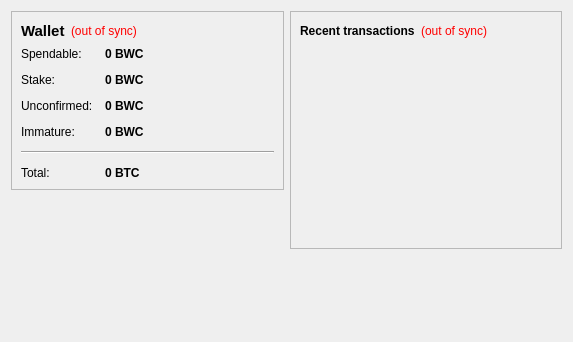
<?xml version="1.0" encoding="UTF-8"?>
<ui version="4.0">
 <class>OverviewPage</class>
 <widget class="QWidget" name="OverviewPage">
  <property name="geometry">
   <rect>
    <x>0</x>
    <y>0</y>
    <width>573</width>
    <height>342</height>
   </rect>
  </property>
  <property name="windowTitle">
   <string>Form</string>
  </property>
  <layout class="QHBoxLayout" name="horizontalLayout" stretch="1,1">
   <item>
    <layout class="QVBoxLayout" name="verticalLayout_2">
     <item>
      <widget class="QFrame" name="frame">
       <property name="frameShape">
        <enum>QFrame::StyledPanel</enum>
       </property>
       <property name="frameShadow">
        <enum>QFrame::Raised</enum>
       </property>
       <layout class="QVBoxLayout" name="verticalLayout_4">
        <item>
         <layout class="QHBoxLayout" name="horizontalLayout_4">
          <item>
           <widget class="QLabel" name="label_5">
            <property name="font">
             <font>
              <pointsize>11</pointsize>
              <weight>75</weight>
              <bold>true</bold>
             </font>
            </property>
            <property name="text">
             <string>Wallet</string>
            </property>
           </widget>
          </item>
          <item>
           <widget class="QLabel" name="labelWalletStatus">
            <property name="toolTip">
             <string>The displayed information may be out of date. Your wallet automatically synchronizes with the BitcoinWebz network after a connection is established, but this process has not completed yet.</string>
            </property>
            <property name="styleSheet">
             <string notr="true">QLabel { color: red; }</string>
            </property>
            <property name="text">
             <string notr="true">(out of sync)</string>
            </property>
            <property name="alignment">
             <set>Qt::AlignLeading|Qt::AlignLeft|Qt::AlignVCenter</set>
            </property>
           </widget>
          </item>
          <item>
           <spacer name="horizontalSpacer_2">
            <property name="orientation">
             <enum>Qt::Horizontal</enum>
            </property>
            <property name="sizeHint" stdset="0">
             <size>
              <width>40</width>
              <height>20</height>
             </size>
            </property>
           </spacer>
          </item>
         </layout>
        </item>
        <item>
         <layout class="QFormLayout" name="formLayout_2">
          <property name="fieldGrowthPolicy">
           <enum>QFormLayout::AllNonFixedFieldsGrow</enum>
          </property>
          <property name="horizontalSpacing">
           <number>12</number>
          </property>
          <property name="verticalSpacing">
           <number>12</number>
          </property>
          <item row="0" column="0">
           <widget class="QLabel" name="label">
            <property name="text">
             <string>Spendable:</string>
            </property>
           </widget>
          </item>
          <item row="0" column="1">
           <widget class="QLabel" name="labelBalance">
            <property name="font">
             <font>
              <weight>75</weight>
              <bold>true</bold>
             </font>
            </property>
            <property name="cursor">
             <cursorShape>IBeamCursor</cursorShape>
            </property>
            <property name="toolTip">
             <string>Your current spendable balance</string>
            </property>
            <property name="text">
             <string notr="true">0 BWC</string>
            </property>
            <property name="textInteractionFlags">
             <set>Qt::LinksAccessibleByMouse|Qt::TextSelectableByKeyboard|Qt::TextSelectableByMouse</set>
            </property>
           </widget>
          </item>
          <item row="1" column="0">
           <widget class="QLabel" name="label_6">
            <property name="text">
             <string>Stake:</string>
            </property>
           </widget>
          </item>
          <item row="1" column="1">
           <widget class="QLabel" name="labelStake">
            <property name="font">
             <font>
              <weight>75</weight>
              <bold>true</bold>
             </font>
            </property>
            <property name="cursor">
             <cursorShape>IBeamCursor</cursorShape>
            </property>
            <property name="toolTip">
             <string>Total of coins that was staked, and do not yet count toward the current balance</string>
            </property>
            <property name="text">
             <string notr="true">0 BWC</string>
            </property>
            <property name="textInteractionFlags">
             <set>Qt::LinksAccessibleByMouse|Qt::TextSelectableByKeyboard|Qt::TextSelectableByMouse</set>
            </property>
           </widget>
          </item>
          <item row="2" column="0">
           <widget class="QLabel" name="label_3">
            <property name="text">
             <string>Unconfirmed:</string>
            </property>
           </widget>
          </item>
          <item row="2" column="1">
           <widget class="QLabel" name="labelUnconfirmed">
            <property name="font">
             <font>
              <weight>75</weight>
              <bold>true</bold>
             </font>
            </property>
            <property name="cursor">
             <cursorShape>IBeamCursor</cursorShape>
            </property>
            <property name="toolTip">
             <string>Total of transactions that have yet to be confirmed, and do not yet count toward the current balance</string>
            </property>
            <property name="text">
             <string notr="true">0 BWC</string>
            </property>
            <property name="textInteractionFlags">
             <set>Qt::LinksAccessibleByMouse|Qt::TextSelectableByKeyboard|Qt::TextSelectableByMouse</set>
            </property>
           </widget>
          </item>
          <item row="3" column="0">
           <widget class="QLabel" name="labelImmatureText">
            <property name="text">
             <string>Immature:</string>
            </property>
           </widget>
          </item>
          <item row="3" column="1">
           <widget class="QLabel" name="labelImmature">
            <property name="font">
             <font>
              <weight>75</weight>
              <bold>true</bold>
             </font>
            </property>
            <property name="toolTip">
             <string>Mined balance that has not yet matured</string>
            </property>
            <property name="text">
             <string notr="true">0 BWC</string>
            </property>
            <property name="textInteractionFlags">
             <set>Qt::LinksAccessibleByMouse|Qt::TextSelectableByKeyboard|Qt::TextSelectableByMouse</set>
            </property>
           </widget>
          </item>
          <item row="4" column="0" colspan="2">
           <widget class="Line" name="line">
            <property name="orientation">
             <enum>Qt::Horizontal</enum>
            </property>
           </widget>
          </item>
          <item row="5" column="0">
           <widget class="QLabel" name="labelTotalText">
            <property name="text">
             <string>Total:</string>
            </property>
           </widget>
          </item>
          <item row="5" column="1">
           <widget class="QLabel" name="labelTotal">
            <property name="font">
             <font>
              <weight>75</weight>
              <bold>true</bold>
             </font>
            </property>
            <property name="cursor">
             <cursorShape>IBeamCursor</cursorShape>
            </property>
            <property name="toolTip">
             <string>Your current total balance</string>
            </property>
            <property name="text">
             <string notr="true">0 BTC</string>
            </property>
            <property name="textInteractionFlags">
             <set>Qt::LinksAccessibleByMouse|Qt::TextSelectableByKeyboard|Qt::TextSelectableByMouse</set>
            </property>
           </widget>
          </item>
         </layout>
        </item>
       </layout>
      </widget>
     </item>
     <item>
      <spacer name="verticalSpacer">
       <property name="orientation">
        <enum>Qt::Vertical</enum>
       </property>
       <property name="sizeHint" stdset="0">
        <size>
         <width>20</width>
         <height>40</height>
        </size>
       </property>
      </spacer>
     </item>
    </layout>
   </item>
   <item>
    <layout class="QVBoxLayout" name="verticalLayout_3">
     <item>
      <widget class="QFrame" name="frame_2">
       <property name="frameShape">
        <enum>QFrame::StyledPanel</enum>
       </property>
       <property name="frameShadow">
        <enum>QFrame::Raised</enum>
       </property>
       <layout class="QVBoxLayout" name="verticalLayout">
        <item>
         <layout class="QHBoxLayout" name="horizontalLayout_2">
          <item>
           <widget class="QLabel" name="label_4">
            <property name="text">
             <string>&lt;b&gt;Recent transactions&lt;/b&gt;</string>
            </property>
           </widget>
          </item>
          <item>
           <widget class="QLabel" name="labelTransactionsStatus">
            <property name="toolTip">
             <string>The displayed information may be out of date. Your wallet automatically synchronizes with the BitcoinWebz network after a connection is established, but this process has not completed yet.</string>
            </property>
            <property name="styleSheet">
             <string notr="true">QLabel { color: red; }</string>
            </property>
            <property name="text">
             <string notr="true">(out of sync)</string>
            </property>
            <property name="alignment">
             <set>Qt::AlignRight|Qt::AlignTrailing|Qt::AlignVCenter</set>
            </property>
           </widget>
          </item>
          <item>
           <spacer name="horizontalSpacer">
            <property name="orientation">
             <enum>Qt::Horizontal</enum>
            </property>
            <property name="sizeHint" stdset="0">
             <size>
              <width>40</width>
              <height>20</height>
             </size>
            </property>
           </spacer>
          </item>
         </layout>
        </item>
        <item>
         <widget class="QListView" name="listTransactions">
          <property name="styleSheet">
           <string notr="true">QListView { background: transparent; }</string>
          </property>
          <property name="frameShape">
           <enum>QFrame::NoFrame</enum>
          </property>
          <property name="verticalScrollBarPolicy">
           <enum>Qt::ScrollBarAlwaysOff</enum>
          </property>
          <property name="horizontalScrollBarPolicy">
           <enum>Qt::ScrollBarAlwaysOff</enum>
          </property>
          <property name="selectionMode">
           <enum>QAbstractItemView::NoSelection</enum>
          </property>
         </widget>
        </item>
       </layout>
      </widget>
     </item>
     <item>
      <spacer name="verticalSpacer_2">
       <property name="orientation">
        <enum>Qt::Vertical</enum>
       </property>
       <property name="sizeHint" stdset="0">
        <size>
         <width>20</width>
         <height>40</height>
        </size>
       </property>
      </spacer>
     </item>
    </layout>
   </item>
  </layout>
 </widget>
 <resources/>
 <connections/>
</ui>
